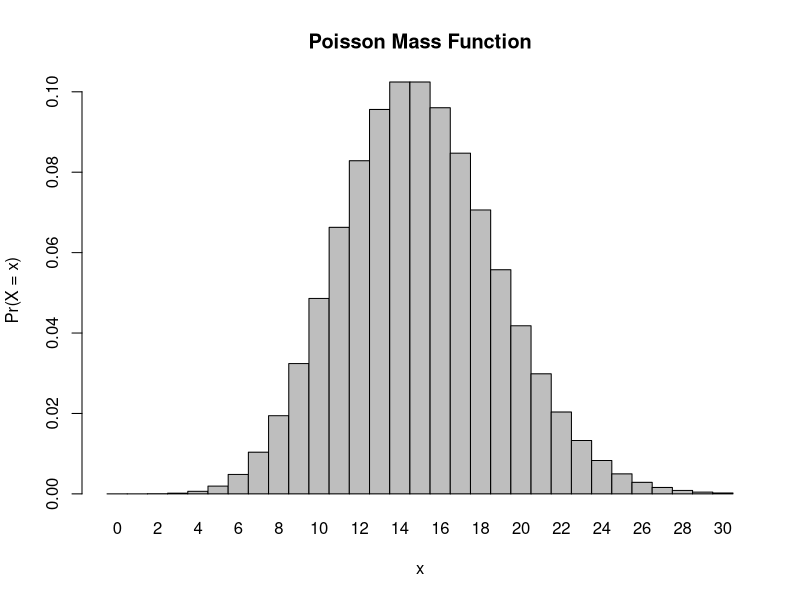
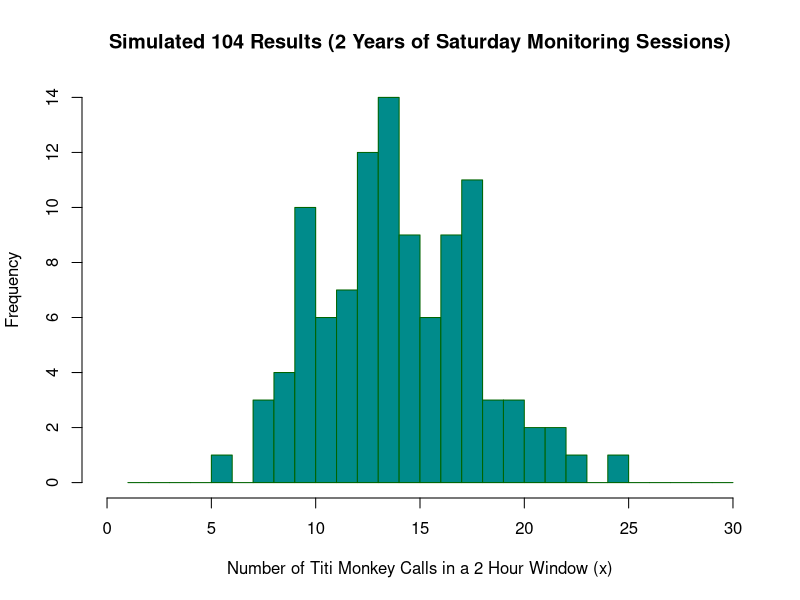

Write R code to recreate these figures, in order.
## ---- chunk 1
x <- 15 #Define the mean number of calls

probability_less_than_8 <- ppois(8, x) #Calculate the probability of hearing 8 or fewer calls

probability_more_than_8 <- 1 - probability_less_than_8 #Calculate the probability of hearing more than 8 calls

cat("Probability of hearing more than 8 calls", probability_more_than_8) #Result
## ---- chunk 2

x <- 15 #Define the mean number of calls

probability_no_calls <- ppois(0, x) #Calculate the probability of hearing no calls

cat("Probability of hearing no calls in a session", probability_no_calls) #Result
## ---- chunk 3
x <- 15 #Define the mean number of calls

probability_3_calls <- dpois(3, x) #Calculate the probability of hearing exactly 3 calls

cat("Probability of hearing exactly 3 calls in a session", probability_3_calls) #Result
## ---- chunk 4
x <- 0:30 #Assign values in the range of 0 ≤ x ≤ 30 to the variable x
l = 15 #Define lambda
probset <- dpois(x = x, lambda = l) #Create variable to calculate using dpois
barplot(probset, names.arg = x, space = 0, xlab = "x", ylab = "Pr(X = x)", main = "Poisson Mass Function") #Resulting plot
## ---- chunk 5
simulated_results <- rpois(n = 104, lambda = 15)
## ---- chunk 6
hist(simulated_results, xlim = c(0, 30), breaks = seq (1:30),
     main = "Simulated 104 Results (2 Years of Saturday Monitoring Sessions)",
     xlab = "Number of Titi Monkey Calls in a 2 Hour Window (x)",
     ylab = "Frequency",
     col = "darkcyan",
     border = "darkgreen")
